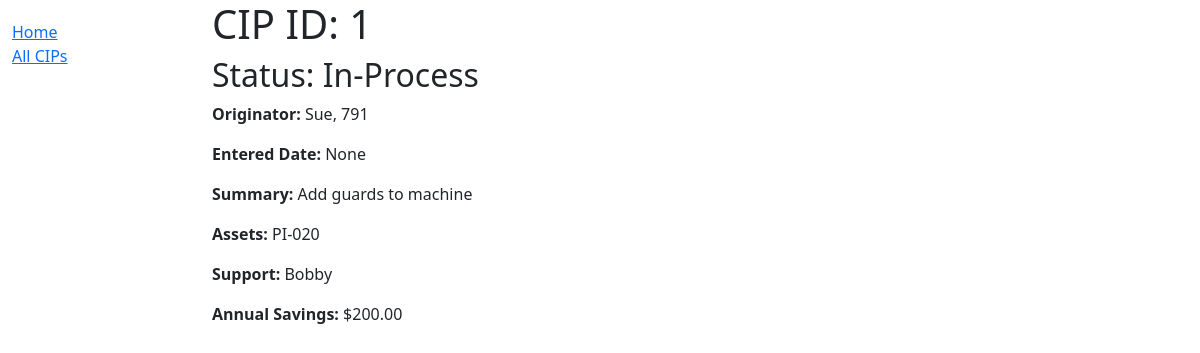
The app's page /catalog/cip/1 with its own data.
### catalog/models.py (models this page shows, shortened)
class cipIdea(models.Model):
    originator = models.ForeignKey(Associate, on_delete=models.PROTECT, related_name='originator')
    entered_date = models.DateField(auto_now_add=True)
    assets = models.ForeignKey(Asset, on_delete=models.PROTECT, help_text="Enter the asset related to the CIP Idea", null=True)
    status = models.ForeignKey(Status, on_delete=models.PROTECT)
    completed_date = models.DateField(blank=True, null=True)
    summary = models.TextField( help_text="Enter the summary of the CIP idea")
    eng_support = models.ForeignKey(Associate, on_delete=models.PROTECT, related_name='supporter')
    annual_savings = models.DecimalField(max_digits=8, decimal_places=2)

class Status(models.Model):
    WORK_STATUS = (
        ('i', 'In-Process'),
        ('c', 'Completed'),
        ('d', 'Deferred'),
    )
    status = models.CharField(
        max_length=1,
        choices=WORK_STATUS,
        blank=False,
        default='i',
        help_text='Enter a status for CIP',
    )

class Associate(models.Model):
    emp_id = models.PositiveIntegerField(help_text='Enter the employees ID number', unique=True)
    first_name = models.CharField(max_length=30, help_text="Enter in the associate's first name")
    last_name = models.CharField(max_length=30, help_text="Enter in the associate's last name",
                                 blank=True, null=True)
    dept = models.ForeignKey('Dept', on_delete=models.PROTECT, null=True)

class Asset(models.Model):
    asset_num = models.CharField(max_length=20, help_text='Enter the asset number', unique=True)
    dept = models.ForeignKey('Dept', on_delete=models.PROTECT, null=True, blank=False)

### catalog/views.py (the view)
# urls.py: re_path(r'^cip/(?P<pk>\d+)$', views.CIPDetailView.as_view(), name='cip-detail'),
class CIPDetailView(generic.DetailView):
    model = cipIdea
    context_object_name = 'cip_detail'
    template_name = 'catalog/cipidea_detail.html'

### catalog/templates/catalog/cipidea_detail.html
{% extends "base_generic.html" %}
{% block content %}
    {% if cip_detail %}
        <h1>CIP ID: {{ cip_detail.id }}</h1>
        <h2>Status: {{ cip_detail.status.get_status_display   }}</h2>
        <p><strong>Originator:</strong> {{ cip_detail.originator.first_name}}, {{ cip_detail.originator.emp_id }}</p>
        <p><strong>Entered Date:</strong> {{ cip_detail.completed_date }}</p>
        <p><strong>Summary:</strong> {{ cip_detail.summary }}</p>
        <p><strong>Assets:</strong> {{ cip_detail.assets.asset_num }}</p>
        <p><strong>Support:</strong> {{ cip_detail.eng_support.first_name }}</p>
        <p><strong>Annual Savings:</strong> ${{ cip_detail.annual_savings }}</p>
    {% else %}
        <p>There are not details for this CIP.</p>
    {% endif %}
{% endblock %}

### records on screen
cipIdea: status.status "In-Process", originator.first_name "Sue", originator.emp_id "791", completed_date "None", summary "Add guards to machine", assets.asset_num "PI-020", eng_support.first_name "Bobby", annual_savings "200.00"
